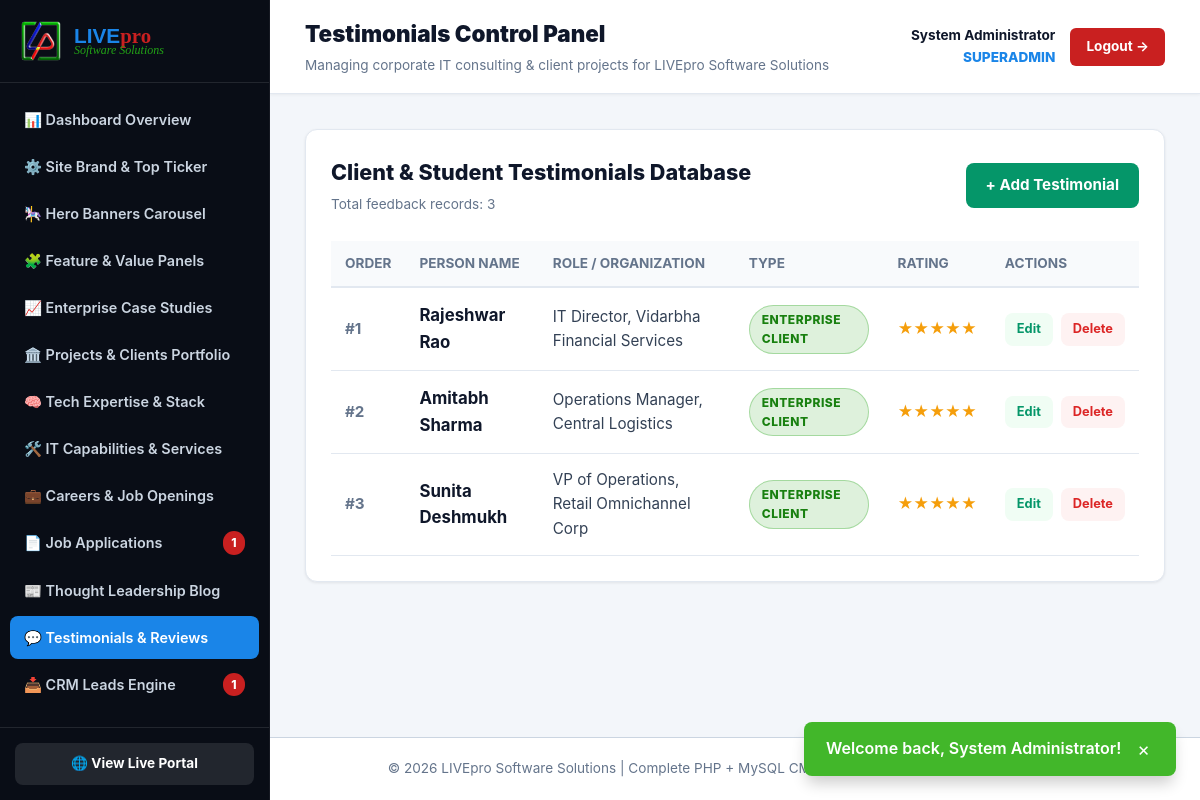
Page /admin/testimonials.php (signed in) on the committed database.
### tables this page shows
CREATE TABLE `testimonials` (
  `id` INT(11) UNSIGNED NOT NULL AUTO_INCREMENT,
  `name` VARCHAR(100) NOT NULL,
  `role` VARCHAR(150) NOT NULL,
  `quote` TEXT NOT NULL,
  `rating` INT(1) DEFAULT 5,
  `type` VARCHAR(50) NOT NULL DEFAULT 'Client',
  `display_order` INT(11) DEFAULT 0,
  `created_at` TIMESTAMP DEFAULT CURRENT_TIMESTAMP,
  PRIMARY KEY (`id`)
);

### admin/testimonials.php (the view, shortened to what this page needs)
<?php
require_once __DIR__ . '/../includes/functions.php';
$action = $_GET['action'] ?? 'list';
$id = intval($_GET['id'] ?? 0);
require_once __DIR__ . '/includes/header.php';
if ($action === 'new' || $action === 'edit'):
    $test = ['name' => '', 'role' => '', 'quote' => '', 'rating' => 5, 'type' => 'Client', 'display_order' => 10];
    if ($action === 'edit' && $id > 0) {
        $stmt = $pdo->prepare("SELECT * FROM testimonials WHERE id = ?");
        $stmt->execute([$id]);
        $test = $stmt->fetch();
        if (!$test) {
            flash_message("Testimonial not found.", "error");
            header("Location: testimonials.php");
            exit;
        }
    }
?>
    <div class="admin-card" style="max-width: 700px; margin: 0 auto;">
      <div style="display: flex; justify-content: space-between; align-items: center; margin-bottom: 25px; border-bottom: 1px solid #e2e8f0; padding-bottom: 15px;">
        <h3 style="font-size: 1.4rem; font-weight: 800; margin: 0; color: #0f172a;">
          <?= $action === 'edit' ? '✏️ Edit Testimonial' : '➕ Add Client/Alumni Testimonial'; ?>
        </h3>
        <a href="testimonials.php" class="btn" style="background: #f1f5f9; color: #475569; text-decoration: none; font-size: 0.85rem;">&larr; Back to List</a>
      </div>
      <form method="POST" action="testimonials.php?<?= $action === 'edit' ? "action=edit&id={$id}" : "action=new"; ?>">
        <div style="display: grid; grid-template-columns: 1fr 1fr; gap: 20px; margin-bottom: 20px;">
          <div>
            <label style="display: block; font-size: 0.85rem; font-weight: 600; margin-bottom: 6px; color: #334155;">Person Full Name *</label>
            <input type="text" name="name" value="<?= htmlspecialchars($test['name']); ?>" required style="width: 100%; padding: 12px 14px; border: 1px solid #cbd5e1; border-radius: 8px; font-size: 0.95rem;">
          </div>
          <div>
            <label style="display: block; font-size: 0.85rem; font-weight: 600; margin-bottom: 6px; color: #334155;">Role / Organization or College *</label>
            <input type="text" name="role" value="<?= htmlspecialchars($test['role']); ?>" placeholder="e.g. IT Director, Infosys" required style="width: 100%; padding: 12px 14px; border: 1px solid #cbd5e1; border-radius: 8px; font-size: 0.95rem;">
          </div>
        </div>
        <div style="display: grid; grid-template-columns: repeat(3, 1fr); gap: 20px; margin-bottom: 20px;">
          <div>
            <label style="display: block; font-size: 0.85rem; font-weight: 600; margin-bottom: 6px; color: #334155;">Feedback Type *</label>
            <select name="type" style="width: 100%; padding: 12px 14px; border: 1px solid #cbd5e1; border-radius: 8px; font-size: 0.95rem; background: white;">
              <option value="Client" <?= $test['type'] === 'Client' ? 'selected' : ''; ?>>Corporate Client</option>
              <option value="Student Alumni" <?= $test['type'] === 'Student Alumni' ? 'selected' : ''; ?>>Student Alumni</option>
            </select>
          </div>
          <div>
            <label style="display: block; font-size: 0.85rem; font-weight: 600; margin-bottom: 6px; color: #334155;">Star Rating *</label>
            <select name="rating" style="width: 100%; padding: 12px 14px; border: 1px solid #cbd5e1; border-radius: 8px; font-size: 0.95rem; background: white;">
              <option value="5" <?= intval($test['rating']) === 5 ? 'selected' : ''; ?>>⭐⭐⭐⭐⭐ (5 Stars)</option>
              <option value="4" <?= intval($test['rating']) === 4 ? 'selected' : ''; ?>>⭐⭐⭐⭐ (4 Stars)</option>
              <option value="3" <?= intval($test['rating']) === 3 ? 'selected' : ''; ?>>⭐⭐⭐ (3 Stars)</option>
            </select>
          </div>
          <div>
            <label style="display: block; font-size: 0.85rem; font-weight: 600; margin-bottom: 6px; color: #334155;">Display Order</label>
            <input type="number" name="display_order" value="<?= intval($test['display_order']); ?>" style="width: 100%; padding: 12px 14px; border: 1px solid #cbd5e1; border-radius: 8px; font-size: 0.95rem;">
          </div>
        </div>
        <div style="margin-bottom: 30px;">
          <label style="display: block; font-size: 0.85rem; font-weight: 600; margin-bottom: 6px; color: #334155;">Quote / Testimonial Body *</label>
          <textarea name="quote" rows="4" required style="width: 100%; padding: 12px 14px; border: 1px solid #cbd5e1; border-radius: 8px; font-size: 0.95rem;"><?= htmlspecialchars($test['quote']); ?></textarea>
        </div>
        <div style="display: flex; justify-content: flex-end; gap: 15px;">
          <a href="testimonials.php" class="btn" style="background: #f1f5f9; color: #475569; text-decoration: none;">Cancel</a>
          <button type="submit" class="btn" style="background: #059669; color: white; padding: 12px 30px; border: none; border-radius: 8px; font-weight: 700; cursor: pointer;">
            💾 Save Testimonial
          </button>
        </div>
      </form>
    </div>
<?php else:
    $testimonials = get_testimonials('all');
?>
    <div class="admin-card">
      <div style="display: flex; justify-content: space-between; align-items: center; margin-bottom: 25px;">
        <div>
          <h3 style="font-size: 1.35rem; font-weight: 800; margin: 0; color: #0f172a;">Client &amp; Student Testimonials Database</h3>
          <p style="color: #64748b; font-size: 0.85rem; margin: 4px 0 0 0;">Total feedback records: <?= count($testimonials); ?></p>
        </div>
        <a href="testimonials.php?action=new" class="btn" style="background: #059669; color: white; text-decoration: none; padding: 10px 20px; border-radius: 8px; font-weight: 700;">+ Add Testimonial</a>
      </div>
      <div style="overflow-x: auto;">
        <table class="admin-table">
          <thead>
            <tr>
              <th>Order</th>
              <th>Person Name</th>
              <th>Role / Organization</th>
              <th>Type</th>
              <th>Rating</th>
              <th>Actions</th>
            </tr>
          </thead>
          <tbody>
            <?php if (empty($testimonials)): ?>
              <tr><td colspan="6" style="text-align: center; padding: 30px; color: #64748b;">No testimonials found. Click Add Testimonial above.</td></tr>
            <?php else: ?>
              <?php foreach ($testimonials as $tst): ?>
                <tr>
                  <td style="color: #64748b; font-weight: 700;">#<?= intval($tst['display_order'] ?? 0); ?></td>
                  <td><strong style="color: #0f172a; font-size: 1.05rem;"><?= htmlspecialchars($tst['name']); ?></strong></td>
                  <td style="color: #334155;"><?= htmlspecialchars($tst['role']); ?></td>
                  <td><span class="badge <?= $tst['type'] === 'Client' ? 'badge-primary' : 'badge-accent'; ?>"><?= htmlspecialchars($tst['type']); ?></span></td>
                  <td style="color: #f59e0b;"><?= str_repeat('★', intval($tst['rating'] ?? 5)); ?></td>
                  <td>
                    <div style="display: flex; gap: 8px;">
                      <a href="testimonials.php?action=edit&id=<?= $tst['id']; ?>" class="btn" style="background: #f0fdf4; color: #059669; padding: 6px 12px; font-size: 0.8rem; text-decoration: none;">Edit</a>
                      <a href="testimonials.php?action=delete&id=<?= $tst['id']; ?>" onclick="return confirm('Delete this testimonial permanently?')" class="btn" style="background: #fef2f2; color: #dc2626; padding: 6px 12px; font-size: 0.8rem; text-decoration: none;">Delete</a>
                    </div>
                  </td>
                </tr>
              <?php endforeach; ?>
            <?php endif; ?>
          </tbody>
        </table>
      </div>
    </div>
<?php endif; ?>
<?php require_once __DIR__ . '/includes/footer.php'; ?>

### assets/css/style.css (style rules this page uses)
:root { --primary: #1a85e8; --primary-hover: #1060b0; --accent: #22a316; --accent-hover: #198010; --danger: #c92020; --danger-hover: #9e1717; --warning: #f2c10d; --bg-main: #090d16; --bg-surface: #ffffff; --bg-card: #ffffff; --bg-light: #f3f6fa; --text-main: #0f172a; --text-muted: #64748b; --text-light: #ffffff; --text-light-muted: #cbd5e1; --border-color: #e2e8f0; --border: #e2e8f0; --border-dark: #334155; --shadow-sm: 0 1px 3px rgba(0, 0, 0, 0.08); --shadow-md: 0 4px 6px -1px rgba(26, 133, 232, 0.1), 0 2px 4px -1px rgba(0, 0, 0, 0.06); --shadow-lg: 0 12px 28px 0 rgba(15, 23, 42, 0.15), 0 2px 4px 0 rgba(0, 0, 0, 0.08); --shadow-xl: 0 20px 40px rgba(15, 23, 42, 0.25); --radius: 12px; --radius-sm: 8px; --transition: all 0.25s cubic-bezier(0.4, 0, 0.2, 1); }
* { box-sizing: border-box; margin: 0; padding: 0; }
body { font-family: -apple-system, BlinkMacSystemFont, "Segoe UI", Roboto, Helvetica, Arial, sans-serif; color: var(--text-main); background-color: var(--bg-light); line-height: 1.6; overflow-x: hidden; }
a { color: inherit; text-decoration: none; cursor: pointer; }
.btn { display: inline-flex; align-items: center; justify-content: center; gap: 8px; padding: 12px 24px; border-radius: var(--radius-sm); font-weight: 700; cursor: pointer; border: none; transition: var(--transition); font-size: 0.95rem; text-decoration: none; }
.badge { display: inline-block; padding: 4px 12px; border-radius: 9999px; font-size: 0.75rem; font-weight: 800; text-transform: uppercase; letter-spacing: 0.5px; }
.badge-accent { background-color: rgba(34, 163, 22, 0.15); color: #198010; border: 1px solid rgba(34, 163, 22, 0.3); }
body.admin-body, body:has(.admin-sidebar) { display: flex !important; flex-direction: row !important; min-height: 100vh; margin: 0; padding: 0; background: #f3f6fa; }
.admin-card { background: #ffffff; border: 1px solid var(--border-color); border-radius: 12px; padding: 25px; margin-bottom: 25px; box-shadow: 0 1px 3px rgba(0, 0, 0, 0.08); }
.admin-table { width: 100%; border-collapse: collapse; text-align: left; }
.admin-table th { padding: 12px 14px; background: #f8fafc; font-weight: 700; font-size: 0.85rem; color: #64748b; text-transform: uppercase; border-bottom: 2px solid var(--border-color); }
.admin-table td { padding: 14px; border-bottom: 1px solid var(--border-color); font-size: 0.95rem; vertical-align: middle; }

### rows in the picture
testimonials: display_order "1", name "Rajeshwar Rao", role "IT Director, Vidarbha Financial Services", type "ENTERPRISE CLIENT", rating "★★★★★"
testimonials: display_order "2", name "Amitabh Sharma", role "Operations Manager, Central Logistics", type "ENTERPRISE CLIENT", rating "★★★★★"
testimonials: display_order "3", name "Sunita Deshmukh", role "VP of Operations, Retail Omnichannel Corp", type "ENTERPRISE CLIENT", rating "★★★★★"

### other values in the picture
$flash['msg'] "Welcome back, System Administrator!"
$unread_apps "1"
$unread_inq "1"
$admin_page "Testimonials"
$settings['company_name'] "LIVEpro Software Solutions"
$_SESSION['admin_full_name'] "System Administrator"
$_SESSION['admin_role'] "SUPERADMIN"
count($testimonials) "3"
